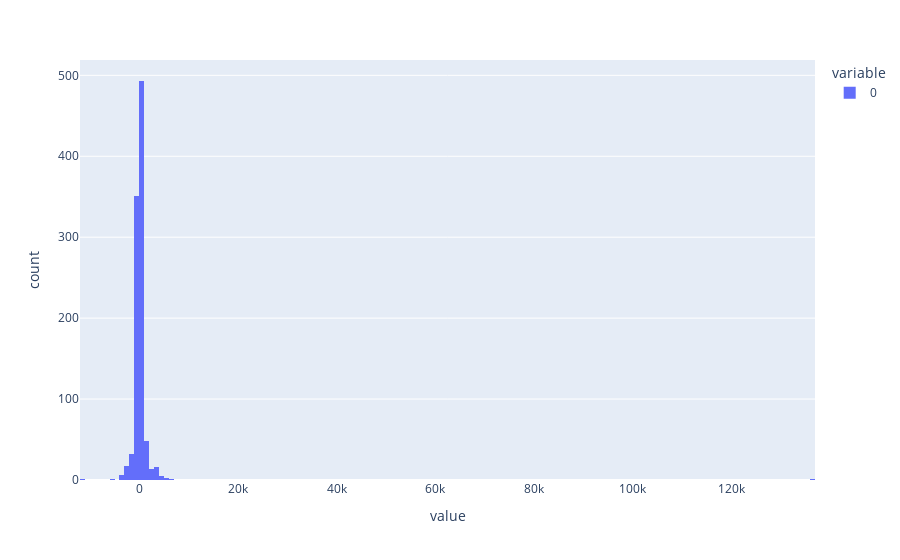

The notebook cell saved with this chart:
### Code cell
# Parameters
# p = number of lag observations included in the model
# d = number of times that the raw observations are differenced (degree of differencing)
# q = size of moving average window (order of moving average)

model = ARIMA(series, order=(5,1,0))
model_fit = model.fit()

#print(model_fit.summary())

residuals = pd.DataFrame(model_fit.resid)
#residuals.plot()

residual_data = residuals.reset_index()
residual_data.reset_index(inplace = True)

px.line(x = residual_data['index'], y = residual_data[0])

px.histogram(residual_data[0])

### Figure 1 — Plotly figure (JSON) as saved in the notebook; plotly's stock layout.template omitted (floating-point values rounded to 4 significant figures; data arrays with more than 128 entries replaced by an {"elided": "..."} marker saying what was removed)
{"data": [{"alignmentgroup": "True", "bingroup": "x", "hovertemplate": "variable=0<br>value=%{x}<br>count=%{y}<extra></extra>", "legendgroup": "0", "marker": {"color": "#636efa", "pattern": {"shape": ""}}, "name": "0", "offsetgroup": "0", "orientation": "v", "showlegend": true, "type": "histogram", "x": {"elided": "987 float values"}, "xaxis": "x", "yaxis": "y"}], "layout": {"autosize": true, "barmode": "relative", "legend": {"title": {"text": "variable"}, "tracegroupgap": 0}, "margin": {"t": 60}, "xaxis": {"anchor": "y", "autorange": true, "domain": [0, 1], "range": [-12000, 137000], "title": {"text": "value"}, "type": "linear"}, "yaxis": {"anchor": "x", "autorange": true, "domain": [0, 1], "range": [0, 518.9], "title": {"text": "count"}}}}
